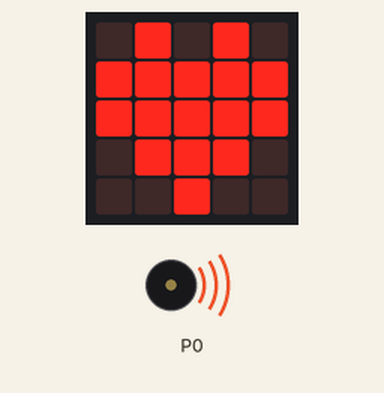
Recording of a program running on a simulated BBC micro:bit (MakeCode). Parts: the board's 5×5 LED display, buzzer (waves = sounding).

Above: at 0.1 s.
At 0.6 s:
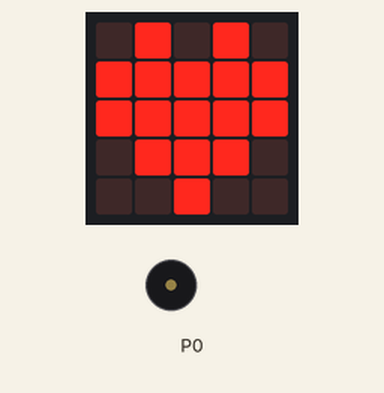
At 3.1 s:
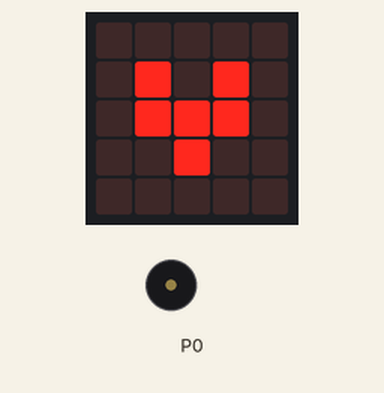
At 5.1 s:
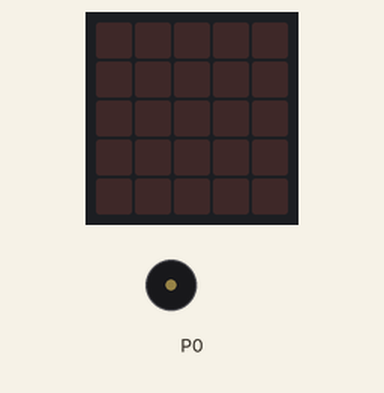
Timing chart, 0 to 130.0 s (numbered marks = the images above):
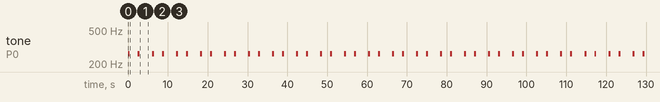

The program:

main.ts
```typescript
basic.forever(function () {
    basic.showLeds(`
        . # . # .
        # # # # #
        # # # # #
        . # # # .
        . . # . .
        `)
    basic.pause(2000)
    basic.showIcon(IconNames.SmallHeart)
    basic.pause(2000)
    basic.clearScreen()
    basic.pause(1000)
})
basic.forever(function () {
    music.playTone(262, music.beat(BeatFraction.Whole))
    basic.pause(2000)
    music.playTone(262, music.beat(BeatFraction.Whole))
    basic.pause(3000)
})
```

test.ts
```typescript
// οι δοκιμές πηγαίνουν εδώ, δεν θα γίνει εκτέλεση όταν αυτό το πακέτο χρησιμοποιηθεί ως επέκταση.
```

Measured:
- by itself, tone on P0: repeats every 6.0 s: silent 2.0 s, 262 Hz 0.50 s, silent 3.0 s, 262 Hz 0.50 s
- what the display in image 2 shows lasts 2.6 s, from 2.4 s to 5.0 s
